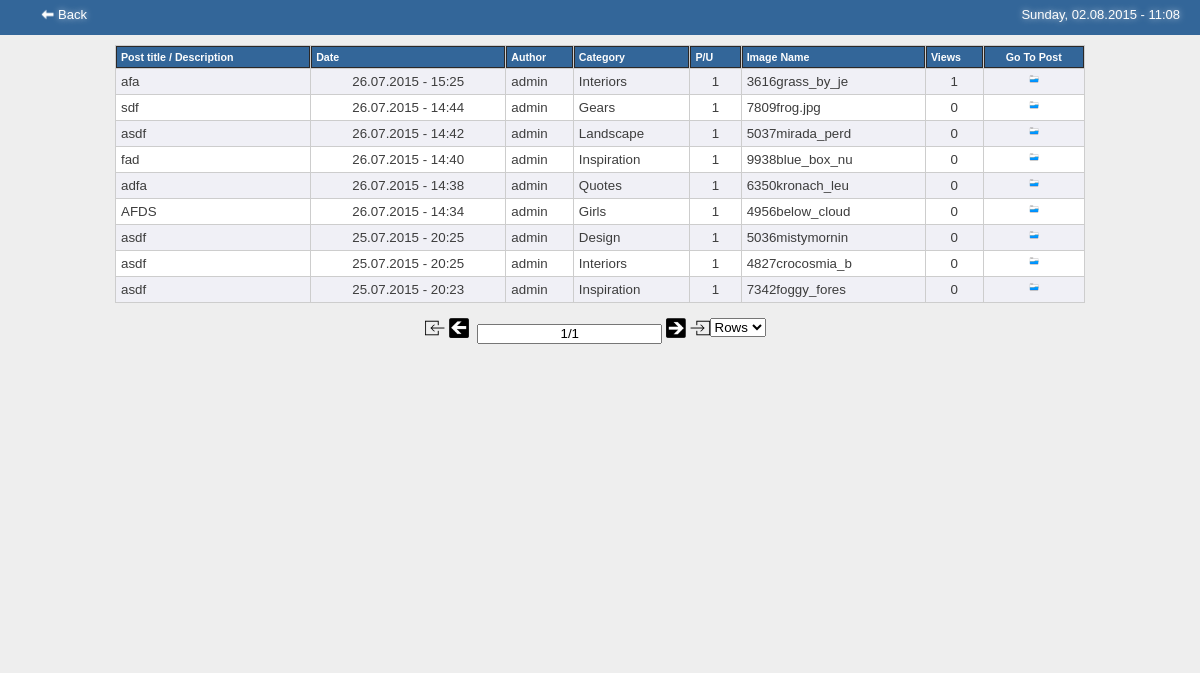
The page /panel/posts-database.php (signed in) on the database its author committed.
### tables this page shows
CREATE TABLE IF NOT EXISTS `posts` (
  `id` bigint(20) NOT NULL AUTO_INCREMENT,
  `user_id` int(30) NOT NULL,
  `created_at` timestamp NOT NULL DEFAULT CURRENT_TIMESTAMP ON UPDATE CURRENT_TIMESTAMP,
  `description` text NOT NULL,
  `status` int(11) NOT NULL DEFAULT '1',
  `category_id` int(30) NOT NULL,
  `views` bigint(20) NOT NULL,
  `image_name` text NOT NULL,
  PRIMARY KEY (`id`)
);

CREATE TABLE IF NOT EXISTS `users` (
  `id` int(11) NOT NULL AUTO_INCREMENT,
  `username` varchar(30) NOT NULL,
  `email` varchar(50) NOT NULL,
  `password` char(128) NOT NULL,
  `status` int(12) DEFAULT NULL,
  PRIMARY KEY (`id`)
);

CREATE TABLE IF NOT EXISTS `categories` (
  `id` int(20) NOT NULL AUTO_INCREMENT,
  `category_name` varchar(30) NOT NULL,
  PRIMARY KEY (`id`)
);

### panel/functions.php (the view, shortened to what this page needs)
<?php
    function header_requires(){
        ?>
        <link rel="stylesheet" type="text/css" href="<?php echo PANEL_URL; ?>css/css_panel.css"/>
        <?php
    }
        ?>
        <?php
    function get_user_name($mysqli, $user_id){
        $user_author  = "SELECT id, username FROM users WHERE id = $user_id";
        $result_user = mysqli_query($mysqli, $user_author);
        $data_user   = mysqli_fetch_array($result_user);
        return $data_user[ 'username' ];
    }
    function get_category_name($mysqli, $category_id) {
        $query_cat  = "SELECT category_name FROM categories WHERE id = $category_id";
        $result_cat = mysqli_query($mysqli, $query_cat);
        $data_cat   = mysqli_fetch_array($result_cat);
        return $data_cat[ 'category_name' ];
    }
        ?>
        <?php
    function show_posts_database($mysqli) {
        $query_select_posts = "SELECT id, user_id, created_at, description, status, category_id, image_name, views FROM posts ORDER BY created_at DESC";
        $result_posts       = mysqli_query($mysqli, $query_select_posts);
    ?>
        <table cellspacing="1" class="tablesorter">
            <thead>
                <tr>
                    <th> Post title / Description </th>
                    <th> Date </th>
                    <th> Author </th>
                    <th> Category </th>
                    <th> P/U &nbsp;&nbsp; </th>
                    <th> Image Name </th>
                    <th> Views </th>
                    <th class="text-center"> Go To Post </th>
                </tr>
            </thead>
        <tbody>
    <?php
        while ($data = mysqli_fetch_array($result_posts)){
        ?>
            <tr>
                <td style="cursor: default;" title="<?= $data[ 'description' ]; ?>"> <?= substr($data[ 'description' ], 0, 40); ?> </td>
                <td title="<?= (date("l, d F  H:i", strtotime($data[ 'created_at' ]))) ?>" style="text-align:center; cursor: default;"> <?= (date("d.m.Y - H:i", strtotime($data[ 'created_at' ]))) ?> </td>
                <td> <?php echo get_user_name($mysqli, $data['user_id']); ?> </td>
                <td> <?php echo get_category_name($mysqli, $data['category_id']); ?> </td>
                <td class="text-center" style="cursor: default;"> <?= $data['status'] ?> </td>
                <td style="cursor: default;" title="<?= $data[ 'image_name'] ?>"> <?= substr($data[ 'image_name' ], 0, 15) ?> </td>
                <td class="text-center" ><?= $data[ 'views' ]; ?> </td>
                <td title="View&nbsp;&nbsp; <?=$data['id'] ?>" style="text-align:center; cursor:default"><a href="single-post-view.php?p_id=<?= $data['id']; ?>" /><img src="images/open.png" class="p_db_img_view"></td>
            </tr>
            <?php
        }
            ?>
        </tbody>
        </table>
    <?php
    }
                ?>

### panel/css/css_panel.css (style rules this page uses)
body { padding:0px; margin:0px; background-color:#eee; font-size:13px; font-family: "Trebuchet MS", Arial, Helvetica, sans-serif; }
.text-center { text-align:center; }
img.p_db_img_view { width:10px; height:auto; }
table.tablesorter { font-family:arial; background-color: #CDCDCD; margin:10px 0pt 15px; font-size: 10pt; width: 100%; text-align: left; }
table.tablesorter thead tr th, table.tablesorter tfoot tr th { background-color: #336699; border: 1px solid #2B2827 ; font-size: 8pt; padding: 4px; color:#FDFDFD; }
table.tablesorter thead tr .header { background-image: url('http://irishjoy.flivetech.com/panel/super/images/bg.png'); background-repeat: no-repeat; background-position: center right; cursor: pointer; }
table.tablesorter tbody td { color: #3D3D3D; padding: 5px; background-color: #FFF; vertical-align: top; }
table.tablesorter tbody tr.odd td { background-color:#F0F0F6; }

### rows shown on the page
posts: description "afa", created_at "26.07.2015 - 15:25", user.username "admin", category.category_name "Interiors", status "1", image_name "3616grass_by_je", views "1"
posts: description "sdf", created_at "26.07.2015 - 14:44", user.username "admin", category.category_name "Gears", status "1", image_name "7809frog.jpg", views "0"
posts: description "asdf", created_at "26.07.2015 - 14:42", user.username "admin", category.category_name "Landscape", status "1", image_name "5037mirada_perd", views "0"
posts: description "fad", created_at "26.07.2015 - 14:40", user.username "admin", category.category_name "Inspiration", status "1", image_name "9938blue_box_nu", views "0"
posts: description "adfa", created_at "26.07.2015 - 14:38", user.username "admin", category.category_name "Quotes", status "1", image_name "6350kronach_leu", views "0"
posts: description "AFDS", created_at "26.07.2015 - 14:34", user.username "admin", category.category_name "Girls", status "1", image_name "4956below_cloud", views "0"
posts: description "asdf", created_at "25.07.2015 - 20:25", user.username "admin", category.category_name "Design", status "1", image_name "5036mistymornin", views "0"
posts: description "asdf", created_at "25.07.2015 - 20:25", user.username "admin", category.category_name "Interiors", status "1", image_name "4827crocosmia_b", views "0"
posts: description "asdf", created_at "25.07.2015 - 20:23", user.username "admin", category.category_name "Inspiration", status "1", image_name "7342foggy_fores", views "0"
